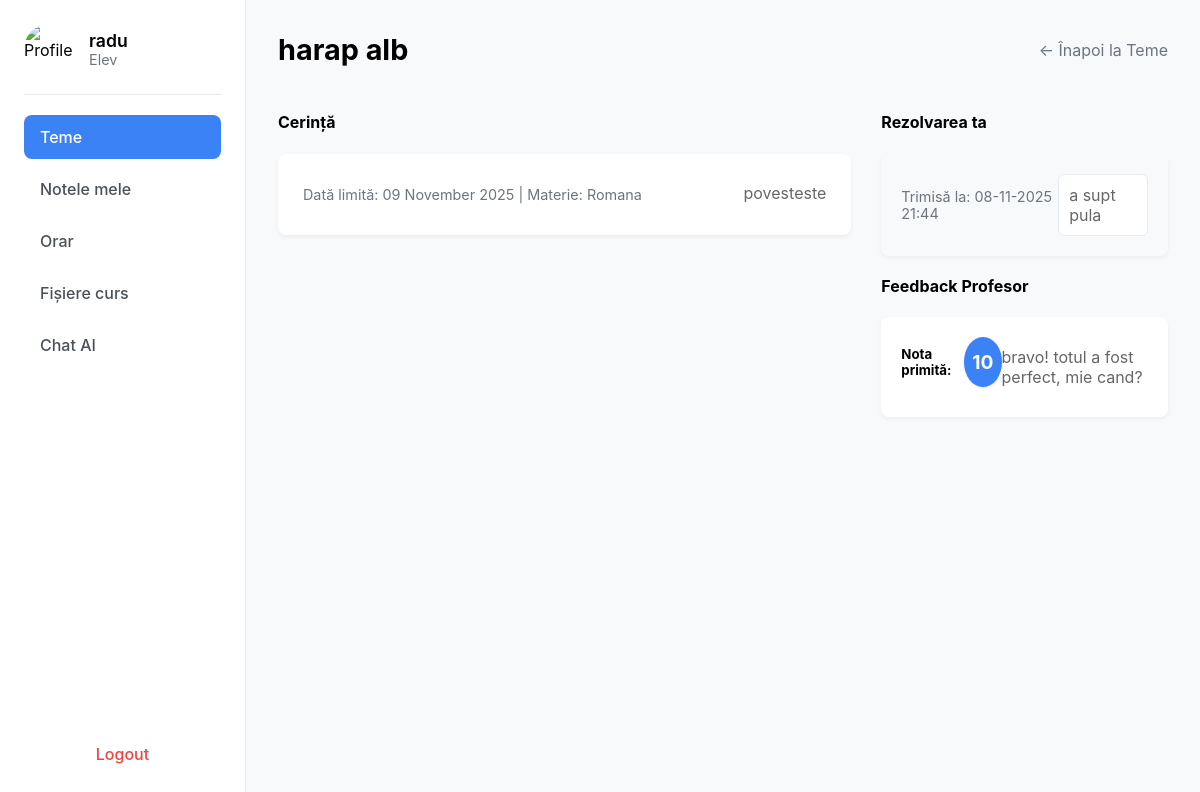
The app's page /tema/2 (signed in) with its own data.
### app/models.py (models this page shows, shortened)
class User(db.Model, UserMixin):
    __tablename__ = 'user'
    id = db.Column(db.Integer, primary_key=True)
    name = db.Column(db.String(100), nullable=False)
    email = db.Column(db.String(150), unique=True, nullable=False)
    password_hash = db.Column(db.String(256), nullable=False)  # Am mărit la 256 pentru siguranță
    role = db.Column(db.String(20), nullable=False)  # 'student', 'professor', 'parent'
    student = db.relationship('Student', back_populates='user', uselist=False)
    professor = db.relationship('Professor', back_populates='user', uselist=False)
    parent = db.relationship('Parent', back_populates='user', uselist=False)

class Assignment(db.Model):
    __tablename__ = 'assignment'
    id = db.Column(db.Integer, primary_key=True)
    teacher_id = db.Column(db.Integer, db.ForeignKey('professor.id'), nullable=False)
    subject_id = db.Column(db.Integer, db.ForeignKey('subject.id'), nullable=False)  # 'id_materie FK'
    title = db.Column(db.String(150), nullable=False)
    description = db.Column(db.Text, nullable=True)
    created_at = db.Column(db.DateTime, default=datetime.utcnow)
    due_date = db.Column(db.DateTime, nullable=True)  # Data limită
    teacher = db.relationship('Professor', back_populates='assignments')
    subject = db.relationship('Subject', back_populates='assignments')
    submissions = db.relationship('Submission', back_populates='assignment')

class Subject(db.Model):  # Fosta tabelă "Materie" (top-dreapta)
    __tablename__ = 'subject'
    id = db.Column(db.Integer, primary_key=True)
    name = db.Column(db.String(150), nullable=False)
    description = db.Column(db.Text, nullable=True, default='No description')  # valoare default
    color = db.Column(db.String(50), nullable=False, default='bg-blue-500')   # valoare default
    assignments = db.relationship('Assignment', back_populates='subject')
    student_subjects = db.relationship('StudentSubject', back_populates='subject')
    absences = db.relationship('Absence', back_populates='subject', cascade='all, delete-orphan')

class Submission(db.Model):
    __tablename__ = 'submission'
    id = db.Column(db.Integer, primary_key=True)
    assignment_id = db.Column(db.Integer, db.ForeignKey('assignment.id'), nullable=False)
    student_id = db.Column(db.Integer, db.ForeignKey('student.id'), nullable=False)
    content = db.Column(db.Text, nullable=True)  # Rezolvarea elevului (poate fi goală inițial)
    status = db.Column(db.String(50), nullable=False, default='Nefăcut')  # ex: Nefăcut, Trimis, Corectat
    submitted_at = db.Column(db.DateTime, nullable=True)  # Se setează doar la trimitere
    assignment = db.relationship('Assignment', back_populates='submissions')
    student = db.relationship('Student', back_populates='submissions')
    feedback = db.relationship('Feedback', back_populates='submission', uselist=False,
                               cascade="all, delete-orphan")  # Relație unu-la-unu

class Feedback(db.Model):
    __tablename__ = 'feedback'
    id = db.Column(db.Integer, primary_key=True)
    submission_id = db.Column(db.Integer, db.ForeignKey('submission.id'), unique=True, nullable=False)
    grade = db.Column(db.String(10), nullable=True)  # Nota (ex: 10, 7.5, "A+")
    feedback_text = db.Column(db.Text, nullable=True)  # Feedback-ul profesorului
    created_at = db.Column(db.DateTime, default=datetime.utcnow)
    submission = db.relationship('Submission', back_populates='feedback')
    ai_reports = db.relationship('AIReport', back_populates='feedback', cascade="all, delete-orphan")

### app/routes.py (the view, shortened to what this page needs)
@bp.route("/tema/<int:id_tema>", methods=["GET", "POST"])
@login_required
def detaliu_tema(id_tema):
    if current_user.role != "Elev":
        flash("Acces nepermis.", "error")
        return redirect(url_for("main.home"))
    student_profile = Student.query.filter_by(user_id=current_user.id).first()
    assignment = Assignment.query.get_or_404(id_tema)
    submission = Submission.query.filter_by(
        assignment_id=id_tema,
        student_id=student_profile.id
    ).first()
    if not submission:
        flash("Această temă nu ți-a fost asignată.", "error")
        return redirect(url_for('main.home'))
    feedback = None
    if submission and submission.feedback:
        feedback = submission.feedback
    return render_template(
        "detaliu_tema_elev.html",
        user=current_user,
        assignment=assignment,
        submission=submission,
        feedback=feedback
    )

### app/__init__.py (called while the page is built)
def create_app():
    app = Flask(__name__)
    app.secret_key = "secret123"  # schimbă cu ceva sigur
    app.config['SQLALCHEMY_DATABASE_URI'] = 'sqlite:///users.db'
    app.config['SQLALCHEMY_TRACK_MODIFICATIONS'] = False
    db.init_app(app)
    login_manager.init_app(app)
    from .routes import bp
    app.register_blueprint(bp)
    from .models import User  # import modelul User
    @login_manager.user_loader
    def user_loader(user_id):
        try:
            return User.query.get(int(user_id))
        except ValueError:
            return None
    with app.app_context():
        db.create_all()
    return app

### app/templates/detaliu_tema_elev.html (shortened to what this page needs)
{% extends "base.html" %}
{% block content %}
<div class="sidebar">
    <div class="profile">
        <img src="{{ url_for('static', filename='images/avatar.png') }}" alt="Profile">
        <div>
            <h3>{{ user.name }}</h3>
            <p>{{ user.role }}</p>
        </div>
    </div>
    <ul class="menu">
        <li class="active"><a href="{{ url_for('main.home') }}">Teme</a></li>
        <li><a href="#">Notele mele</a></li>
        <li><a href="{{ url_for('main.orar') }}">Orar</a></li>
        <li><a href="#">Fișiere curs</a></li>
        <li><a href="{{ url_for('main.chat_page') }}" target="_blank">Chat AI</a></li>
    </ul>
    <a class="logout" href="{{ url_for('main.logout') }}">Logout</a>
</div>
<div class="main">
    <div class="header">
        <h2>{{ assignment.title }}</h2>
        <a href="{{ url_for('main.home') }}" style="text-decoration: none; color: #6c757d;">&larr; Înapoi la Teme</a>
    </div>
    <div style="display: flex; gap: 30px;">
        <div style="flex: 2;">
            <h4>Cerință</h4>
            <div class="assignment-card" style="padding: 25px;">
                <p style="color: #6c757d; font-size: 0.9rem;">
                    Dată limită: {{ assignment.due_date.strftime('%d %B %Y') if assignment.due_date else 'N/A' }} |
                    Materie: {{ assignment.subject.name }}
                </p>
                <p style="line-height: 1.6; white-space: pre-wrap;">{{ assignment.description }}</p>
            </div>
        </div>
        <div style="flex: 1;">
            {% if submission.status == 'Trimis' or submission.status == 'Corectat' %}
                <h4>Rezolvarea ta</h4>
                <div class="assignment-card" style="background-color: #f8f9fa;">
                    <p style="font-size: 0.9rem; color: #6c757d;">Trimisă la: {{ submission.submitted_at.strftime('%d-%m-%Y %H:%M') }}</p>
                    <p style="white-space: pre-wrap; background: #fff; padding: 10px; border-radius: 6px; border: 1px solid #e9ecef;">{{ submission.content }}</p>
                </div>
                {% if feedback %}
                <h4 style="margin-top: 20px;">Feedback Profesor</h4>
                <div class="assignment-card">
                    <div style="display: flex; justify-content: space-between; align-items: center; margin-bottom: 10px;">
                        <h5 style="margin: 0;">Nota primită:</h5>
                        <span class="grade-badge" style="width: 50px; height: 50px; font-size: 1.2rem;">{{ feedback.grade }}</span>
                    </div>
                    <p style="white-space: pre-wrap;">{{ feedback.feedback_text }}</p>
                </div>
                {% elif submission.status == 'Trimis' %}
                <div class="status status-în-progres" style="margin-top: 20px; text-align: center;">Așteaptă corectare...</div>
                {% endif %}
            {% endif %}
        </div>
    </div>
</div>
{% endblock %}

### app/static/css/dashboard.css (style rules this page uses)
body { font-family: -apple-system, BlinkMacSystemFont, "Segoe UI", Roboto, Helvetica, Arial, sans-serif; background-color: #f8f9fa; margin: 0; display: flex; min-height: 100vh; }
.sidebar { width: 260px; background: #ffffff; border-right: 1px solid #e9ecef; display: flex; flex-direction: column; padding: 24px; box-sizing: border-box; }
.main { flex-grow: 1; padding: 32px; background-color: #f8f9fa; }
.profile { display: flex; align-items: center; gap: 15px; padding-bottom: 20px; border-bottom: 1px solid #e9ecef; }
.profile img { width: 50px; height: 50px; border-radius: 50%; }
.profile h3 { margin: 0; font-size: 1.1rem; font-weight: 600; }
.profile p { margin: 0; font-size: 0.9rem; color: #6c757d; }
.menu { list-style: none; padding: 20px 0; margin: 0; flex-grow: 1; }
.menu li { margin-bottom: 8px; }
.menu li a { display: block; padding: 12px 16px; text-decoration: none; color: #495057; font-weight: 500; border-radius: 8px; transition: background-color 0.2s, color 0.2s; }
.menu li.active a { background-color: #3b82f6; color: #ffffff; }
.logout { display: block; padding: 12px 16px; text-decoration: none; color: #ef4444; font-weight: 500; border-radius: 8px; transition: background-color 0.2s; text-align: center; }
.header { display: flex; justify-content: space-between; align-items: center; margin-bottom: 24px; }
.header h2 { margin: 0; font-size: 1.8rem; font-weight: 700; }
.assignment-card { background: #fff; border-radius: 8px; padding: 20px; box-shadow: 0 2px 4px rgba(0,0,0,0.05); display: flex; justify-content: space-between; align-items: center; transition: box-shadow 0.2s; }
.assignment-card p { margin: 0; color: #666; }
.grade-badge { background-color: #3b82f6; color: white; font-size: 1.1rem; font-weight: bold; border-radius: 50%; width: 45px; height: 45px; display: flex; align-items: center; justify-content: center; box-shadow: 0 1px 3px rgba(0,0,0,0.1); }

### records on screen
User: name "radu", role "Elev"
Assignment: title "harap alb", due_date "09 November 2025", description "povesteste"
Subject: subject.name "Romana"
Submission: submitted_at "08-11-2025 21:44", content "a supt pula"
Feedback: grade "10", feedback_text "bravo! totul a fost perfect, mie cand?"
